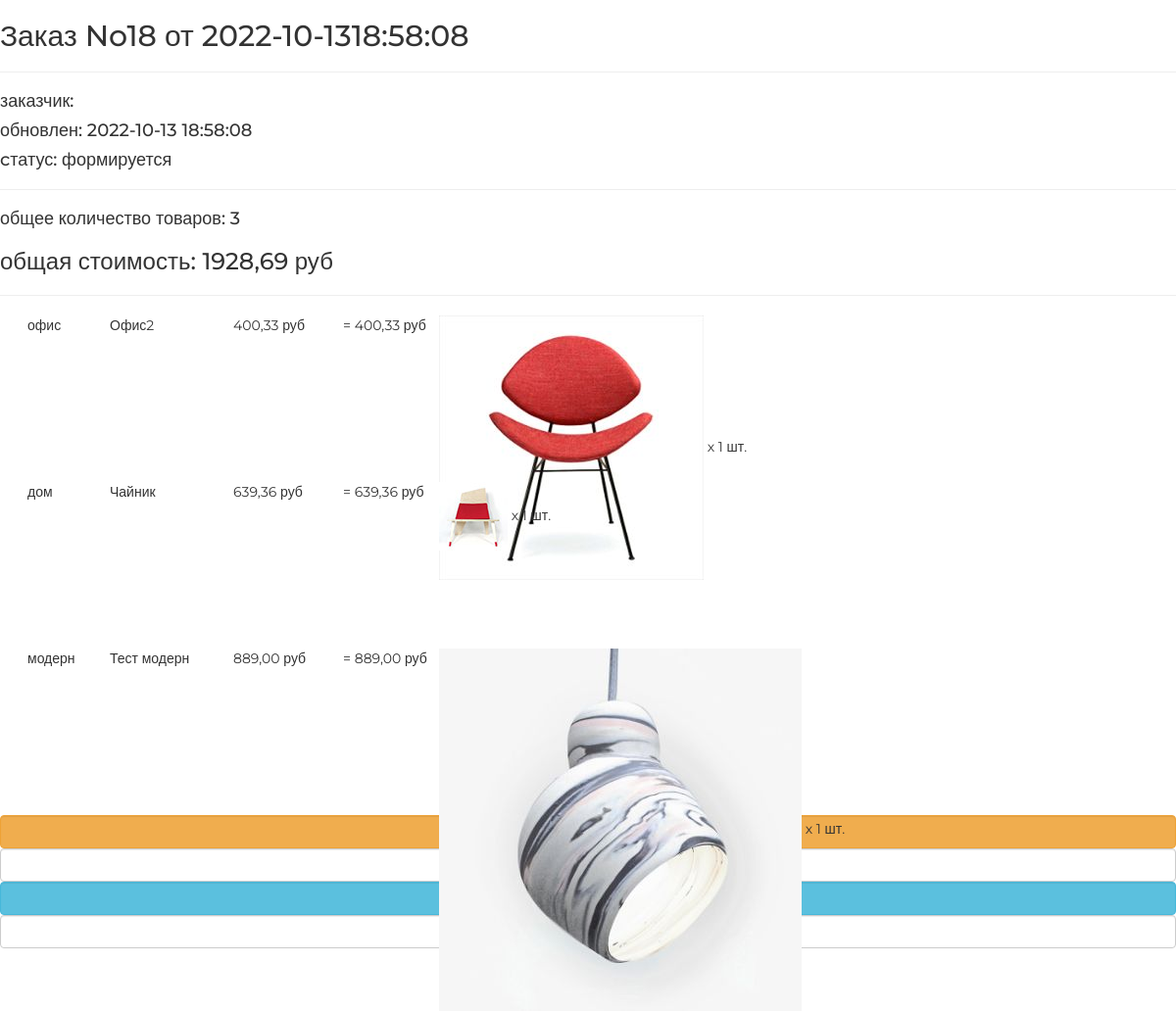
Page /orders/read/18 on the committed database.
### ordersapp/models.py (models this page shows, shortened)
class Order(models.Model):
    FORMING = 'FM'  # Заказ сформирован
    SENT_TO_PROCEED = 'STP'     # Отправлен на обработку
    PROCEEDED = 'PRD'   # Заказ обработан
    PAID = 'PD'     # Заказ оплачен
    READY = 'RDY'   # Заказ готов к выдачи
    CANCEL = 'CNC'  # Заказ отменен
    ORDER_STATUS_CHOICES = (
        (FORMING, 'формируется'),
        (SENT_TO_PROCEED, 'отправлен в обработку'),
        (PAID, 'оплачен'),
        (PROCEEDED, 'обрабатывается'),
        (READY, 'готов к выдаче'),
        (CANCEL, 'отменен'),
    )
    user = models.ForeignKey(settings.AUTH_USER_MODEL, on_delete=models.CASCADE)
    created = models.DateTimeField(verbose_name='создан', auto_now_add=True)
    updated = models.DateTimeField(verbose_name='обновлен', auto_now=True)
    status = models.CharField(verbose_name='статус', max_length=3, choices=ORDER_STATUS_CHOICES, default=FORMING)
    is_active = models.BooleanField(verbose_name='активен', default=True)
    class Meta:
        ordering = ('created',)
        verbose_name = 'заказ'
        verbose_name_plural = 'заказы'
    def get_summary(self):
        items = self.orderitems.select_related()
        return {
            'total_cost': sum(list(map(lambda x: x.quantity * x.product.price, items))),
            'total_quantity': sum(list(map(lambda x: x.quantity, items)))
        }

class OrderItem(models.Model):
    objects = OrderItemQuerySet.as_manager()
    order = models.ForeignKey(Order, related_name="orderitems", on_delete=models.CASCADE)
    product = models.ForeignKey(Product, verbose_name='продукт', on_delete=models.CASCADE)
    quantity = models.PositiveIntegerField(verbose_name='количество', default=0)
    def get_product_cost(self):
        return self.product.price * self.quantity

### mainapp/models.py (models this page shows, shortened)
class Product(models.Model):
    category = models.ForeignKey(Category, on_delete=models.CASCADE, verbose_name='Категория')#, related_name='products')
    name = models.CharField(max_length=255, verbose_name='Название')
    image = models.ImageField(upload_to='product', blank=True, null=True, verbose_name='Изображение')
    shot_desc = models.CharField(max_length=255, verbose_name='Краткое описание')
    description = models.TextField(verbose_name='Описание')
    price = models.DecimalField(max_digits=8, decimal_places=2, verbose_name='Цена')
    quantity = models.PositiveSmallIntegerField(default=0, verbose_name='Количество')
    is_active = models.BooleanField(default=True, verbose_name='Активен')
    class Meta:
        verbose_name = 'продукт'
        verbose_name_plural = 'продукты'

class Category(models.Model):
    name = models.CharField(max_length=255, verbose_name='Название', unique=True)
    description = models.TextField(verbose_name='Описание')
    is_active = models.BooleanField(default=True, verbose_name='Активен')
    class Meta:
        verbose_name = 'категория'
        verbose_name_plural = 'категории'
        ordering = ('name', )    # Индексация по нужному полю # Сортировка по какому полю

### ordersapp/views.py (the view)
# urls.py: path('read/<int:pk>', ordersapp.OrderRead.as_view(), name='order_read'),
class OrderRead(DetailView):
    model = Order
    extra_context = {'title': 'заказы/просмотр'}

### mainapp/context_processors.py (called while the page is built)
def basket(request):
    print(f'context processor basket works')
    basket = []
    if request.user.is_authenticated:
        basket = Basket.objects.filter(user=request.user).select_related()
    return {
        'basket': basket,
        }

### ordersapp/templates/ordersapp/order_detail.html
{% extends "ordersapp/base.html" %}
{% load static %}
{% load my_tags %}
{% block content %}
    {% include 'ordersapp/includes/inc_order_summary.html' %}
    <div class="basket_list">
        {% for item in object.orderitems.select_related %}
            <div class="basket_record">
                <img src="{{ item.product.image}}" alt="{{ item.product.short_desc }}">
                <span class="category_name">
                    {{ item.product.category.name }}
                </span>
                <span class="product_name">{{ item.product.name }}</span>
                <span class="product_price">{{ item.product.price }}&nbspруб </span>
                <span class="product_quantitiy"> x {{ item.quantity }} шт.</span>
                <span class="product_cost">= {{ item.get_product_cost }}&nbspруб </span>
            </div>
        {% endfor %}
    </div>
    {% include 'ordersapp/includes/inc_order_actions.html' %}
{% endblock %}

### ordersapp/templates/ordersapp/includes/inc_order_summary.html (shortened to what this page needs)
{% if object %}
    <div class="h2">Заказ No{{ object.pk }} от {{ object.created|date:"Y-m-dH:i:s" }}</div>
    <hr>
    <div class="h4">заказчик: {{ user.last_name }} {{ user.first_name }} </div>
    <div class="h4">обновлен: {{ object.updated|date:"Y-m-d H:i:s" }}</div>
    <div class="h4">cтатус: {{ object.get_status_display }}</div>
    <hr>
    {% with object_summary=object.get_summary %}
        <div class="h4">
            общее количество товаров:
            <span class="order_total_quantity">
                {{ object_summary.total_quantity }}
            </span>
        </div>
        <div class="h3">
            общая стоимость:
            <span class="order_total_cost">
                {{ object_summary.total_cost }}
            </span> руб
        </div>
    {% endwith %}
{% endif %}
    <hr>

### static/css/style.css (style rules this page uses)
* { margin: 0; padding: 0; }
body { font-family: 'Montserrat', sans-serif; }
html, body { height: 100%; }
.basket_list span.category_name { margin-left: 2em; width: 5em; position: relative; display: block; float: left; }
.basket_list span.product_name { margin-left: 1em; width: 8em; position: relative; display: block; float: left; }
.basket_list span.product_price { margin-left: 1em; width: 7em; position: relative; display: block; float: left; }
.basket_list span.product_cost { margin-left: 1em; width: 7em; position: relative; display: block; float: left; }
.basket_list .basket_record { position: relative; display: block; height: 170px; float: none; }

### rows in the picture
Order: pk "18", created "2022-10-1318:58:08", updated "2022-10-13 18:58:08", status "формируется"
OrderItem: product.image (picture), product.category.name "офис", product.name "Офис2", product.price "400,33", quantity "1", get_product_cost "400,33"
OrderItem: product.image (picture), product.category.name "дом", product.name "Чайник", product.price "639,36", quantity "1", get_product_cost "639,36"
OrderItem: product.image (picture), product.category.name "модерн", product.name "Тест модерн", product.price "889,00", quantity "1", get_product_cost "889,00"

### other values in the picture
{{ object_summary.total_quantity }} "3"
{{ object_summary.total_cost }} "1928,69"
